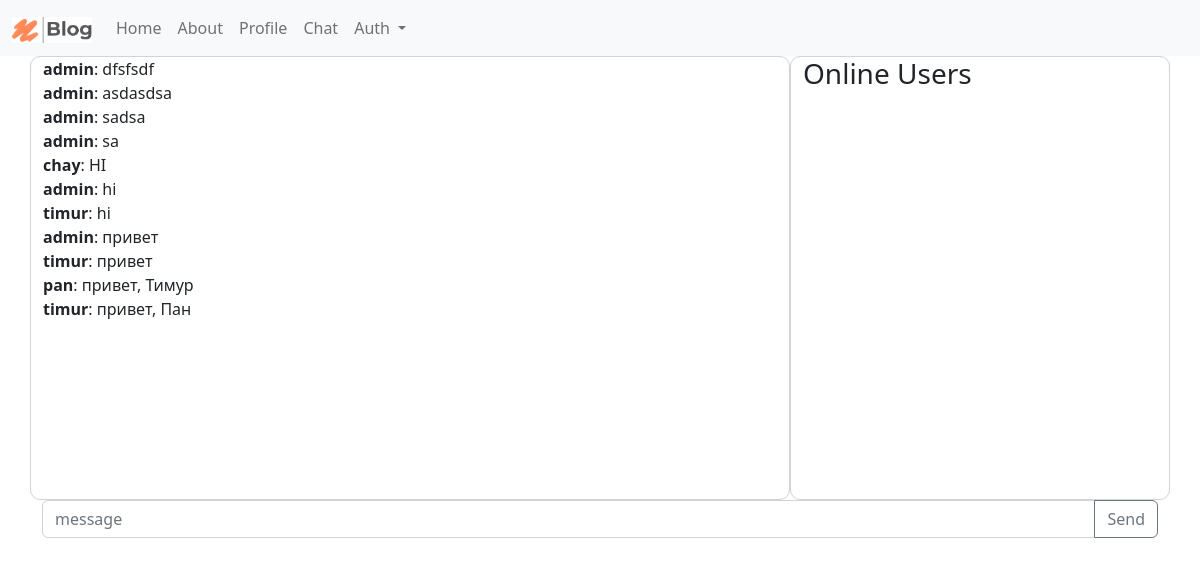
Page /chat/ (signed in) on the committed database.
### chat/models.py (models this page shows)
class Message(models.Model):
    user = models.ForeignKey(User, related_name='messages', on_delete=models.CASCADE)
    content = models.TextField()
    date_added = models.DateTimeField(auto_now_add=True)
    class Meta:
        ordering = ('date_added',)

### chat/views.py (the view)
# urls.py: path('', views.lobby)
def lobby(request):
    messages = Message.objects.all()[::-1][0:25][::-1]
    return render(
        request,
        'chat/index.html', context={'messages': messages}
    )

### chat/templates/chat/index.html (shortened to what this page needs)
{% load static %}
<!DOCTYPE html>
<html lang="en">
<head>
    <link href="https://cdn.jsdelivr.net/npm/bootstrap@5.2.0-beta1/dist/css/bootstrap.min.css" rel="stylesheet">
</head>
<body>
    <nav class="navbar navbar-expand-lg bg-light">
  <div class="container-fluid">
    <a class="navbar-brand" href="/"><img src="{% static 'crblog/logo.png' %}" width="80px" height="auto"></a>
    <div class="collapse navbar-collapse" id="navbarSupportedContent">
      <ul class="navbar-nav me-auto mb-2 mb-lg-0">
          <li class="nav-item">
          <a class="nav-link" aria-current="page" href="/" >Home</a>
        </li>
        <li class="nav-item">
          <a class="nav-link" aria-current="page" href="/about/" >About</a>
        </li>
        <li class="nav-item">
          <a class="nav-link" href="/profile/">Profile</a>
        </li>
          <li class="nav-item">
          <a class="nav-link" href="/chat/">Chat</a>
        </li>
        <li class="nav-item dropdown">
          <a class="nav-link dropdown-toggle" href="#" id="navbarDropdown" role="button" data-bs-toggle="dropdown" aria-expanded="false">
            Auth
          </a>
        </li>
      </ul>
    </div>
  </div>
</nav>
    <section class="section has-text-white">
            <div class="container">
            <div class="row">
                {% if user.is_superuser %}
            <div class="col-12 col-md-8" style="border: solid 1px lightgray;border-radius: 10px;">
                <div class="box messages" id="chat-messages" style="">
                    {% for m in messages %}<b>{{ m.user.username }}</b>: {{ m.content }}<br>{% endfor %}
                </div>
            </div>
            <div class="col-12 col-md-4" style="border: solid 1px lightgray;border-radius: 10px">
                <h3>Online Users</h3>
                <div class="box messages" id="online" >
                </div>
            </div>
                {% else %}
                <div class="col-12" style="border: solid 1px lightgray;border-radius: 10px;">
                <div class="box messages" id="chat-messages" style="">
                    {% for m in messages %}<b>{{ m.user.username }}</b>: {{ m.content }}<br>{% endfor %}
                </div>
            </div>
                {% endif %}
            <div class="col-12" >
                <div class="box">
                    <div class="media">
                        <div class="media-content">
                            <form method="post" action="." id="form">
                                <div class="input-group mb-3">
                                  <input name="message" type="text" class="form-control" placeholder="message" aria-label="message" aria-describedby="button-addon2">
                                  <button type="submit" class="btn btn-outline-secondary" type="button" id="button-addon2">Send</button>
                                </div>
                            </form>
                        </div>
                    </div>
                </div>
            </div>
        </div>
            </div>
    </section>
</body>
</html>

### chat/templates/chat/index.html (style rules this page uses)
.messages { height: 400px; overflow-y: auto; }

### rows in the picture
Message: user.username "admin", content "dfsfsdf"
Message: user.username "admin", content "asdasdsa"
Message: user.username "admin", content "sadsa"
Message: user.username "admin", content "sa"
Message: user.username "chay", content "HI"
Message: user.username "admin", content "hi"
Message: user.username "timur", content "hi"
Message: user.username "admin", content "привет"
Message: user.username "timur", content "привет"
Message: user.username "pan", content "привет, Тимур"
Message: user.username "timur", content "привет, Пан"
